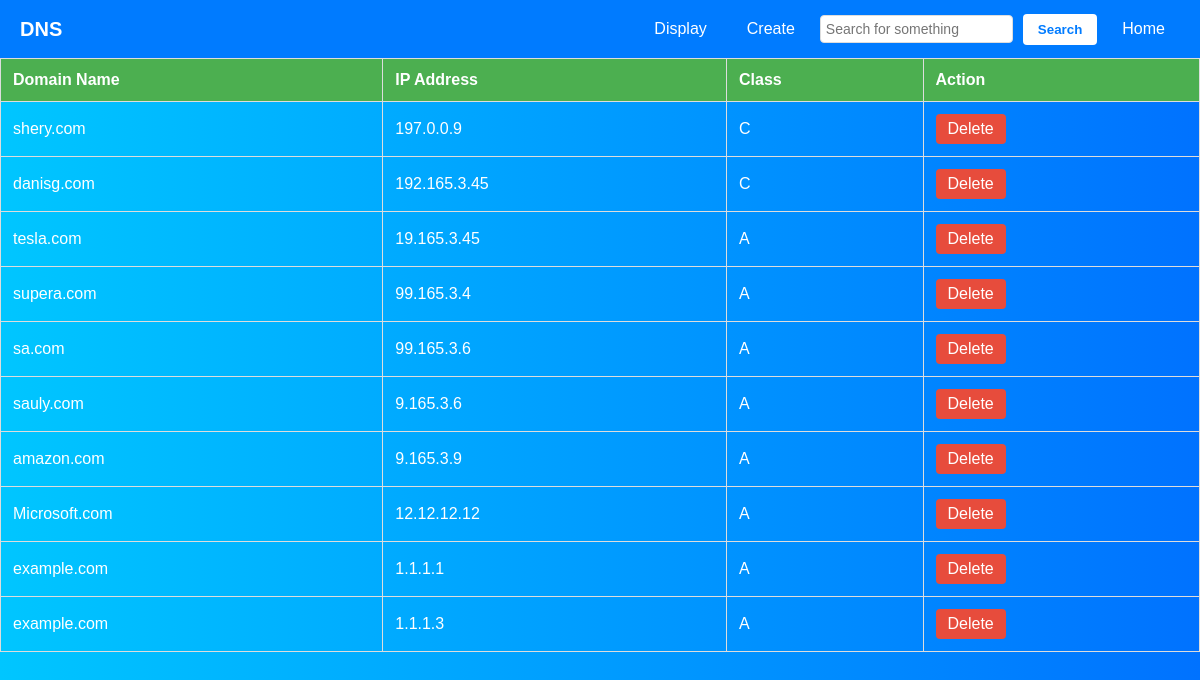
The page /react-table/ on the database its author committed.
### comp/models.py (models this page shows, shortened)
class React(models.Model):
    DOMAIN_REGEX = r'^(?:[a-zA-Z0-9-]+\.)+[a-zA-Z]{2,}$'
    DomainName = models.CharField(
        max_length=35,
        default='google.com',
        validators=[
            RegexValidator(
                DOMAIN_REGEX,
                "Enter a valid domain name (e.g., example.com)."
            )
        ]
    )
    IPAddress = models.GenericIPAddressField(
        protocol='IPv4',
        default='192.168.1.2',
        validators=[validate_ipv4_address]
    )
    Class = models.CharField(
        max_length=1,
        default='A',
        choices=[
            ('A', 'Class A'),
            ('B', 'Class B'),
            ('C', 'Class C')
        ]
    )

### comp/views.py (the view)
# urls.py: path('react-table/', views.react_table, name='react-table'),
def react_table(request):
    react_objects = React.objects.all()
    return render(request, 'react_table.html', {'react_objects': react_objects})

### comp/templates/react_table.html (shortened to what this page needs)
{% extends 'base.html' %}
{% block content %}
<!DOCTYPE html>
<html lang="en">
<head>
</head>
<body>
<table>
    <thead>
        <tr>
            <th>Domain Name</th>
            <th>IP Address</th>
            <th>Class</th>
            <th>Action</th>
        </tr>
    </thead>
    <tbody>
        {% for react in react_objects %}
        <tr>
            <td>{{ react.DomainName }}</td>
            <td>{{ react.IPAddress }}</td>
            <td>{{ react.Class }}</td>
            <td>
                <a href="{% url 'react-delete' react.id %}" class="delete-button" aria-label="Delete {{ react.DomainName }}">Delete</a>
            </td>
        </tr>
        {% endfor %}
    </tbody>
</table>
</body>
</html>
{%endblock%}

### comp/templates/base.html (shortened to what this page needs)
<!DOCTYPE html>
<html lang="en">
<head>
    <link rel="stylesheet" href="https://cdnjs.cloudflare.com/ajax/libs/font-awesome/6.0.0-beta3/css/all.min.css" />
</head>
<body>
    <nav>
        <div class="logo">DNS</div>
        <div>
            <a href="{% url 'react-table' %}" >Display</a>
            <a href="{% url 'react-form' %}">Create</a>
            <form class="d-flex" role="search" method="POST" action="{% url 'search-results' %}">
                <input
                    class="form-control me-2"
                    type="search"
                    placeholder="Search for something"
                    name="search_query"
                    required
                    aria-label="Search"
                >
                <button
                    class="btn"
                    type="submit">
                    Search
                </button>
            </form>
            <a href="{% url 'home' %}">Home</a>
        </div>
    </nav>
    {% block content %}
    {% endblock %}
</body>
</html>

### comp/templates/base.html (style rules this page uses)
body { font-family: Arial, sans-serif; margin: 0; padding: 0; color: black; }
nav { background-color: #007bff; padding: 10px 20px; display: flex; justify-content: space-between; align-items: center; box-shadow: 0 4px 6px rgba(0, 0, 0, 0.1); }
nav .logo { font-size: 20px; font-weight: bold; color: white; }
nav div { display: flex; flex-wrap: wrap; gap: 10px; }
nav a { color: white; text-decoration: none; font-size: 16px; padding: 10px 15px; justify-content:space-between; border-radius: 4px; transition: background-color 0.3s ease, box-shadow 0.3s ease; }
.d-flex { display: flex; align-items: center; }
.form-control { padding: 5px; border-radius: 4px; border: 1px solid #ddd; font-size: 14px; }
.btn { padding: 8px 15px; margin-left: 10px; cursor: pointer; border-radius: 4px; border: none; background-color: white; color: #007bff; font-weight: bold; transition: background-color 0.3s ease, color 0.3s ease; }

### comp/templates/react_table.html (style rules this page uses)
body { margin: 0; padding: 0; font-family: Arial, sans-serif; color: #fff; background: linear-gradient(to right, #00c6ff, #0072ff); }
table { width: 100%; border-collapse: collapse; margin-top: 0px; }
table, th, td { border: 1px solid #ddd; }
th, td { padding: 12px; text-align: left; }
th { background-color: #4CAF50; color: white; }
.delete-button { background-color: #e74c3c; color: white; padding: 6px 12px; border-radius: 4px; text-decoration: none; display: inline-block; }

### rows shown on the page
React: DomainName "shery.com", IPAddress "197.0.0.9", Class "C"
React: DomainName "danisg.com", IPAddress "192.165.3.45", Class "C"
React: DomainName "tesla.com", IPAddress "19.165.3.45", Class "A"
React: DomainName "supera.com", IPAddress "99.165.3.4", Class "A"
React: DomainName "sa.com", IPAddress "99.165.3.6", Class "A"
React: DomainName "sauly.com", IPAddress "9.165.3.6", Class "A"
React: DomainName "amazon.com", IPAddress "9.165.3.9", Class "A"
React: DomainName "Microsoft.com", IPAddress "12.12.12.12", Class "A"
React: DomainName "example.com", IPAddress "1.1.1.1", Class "A"
React: DomainName "example.com", IPAddress "1.1.1.3", Class "A"
